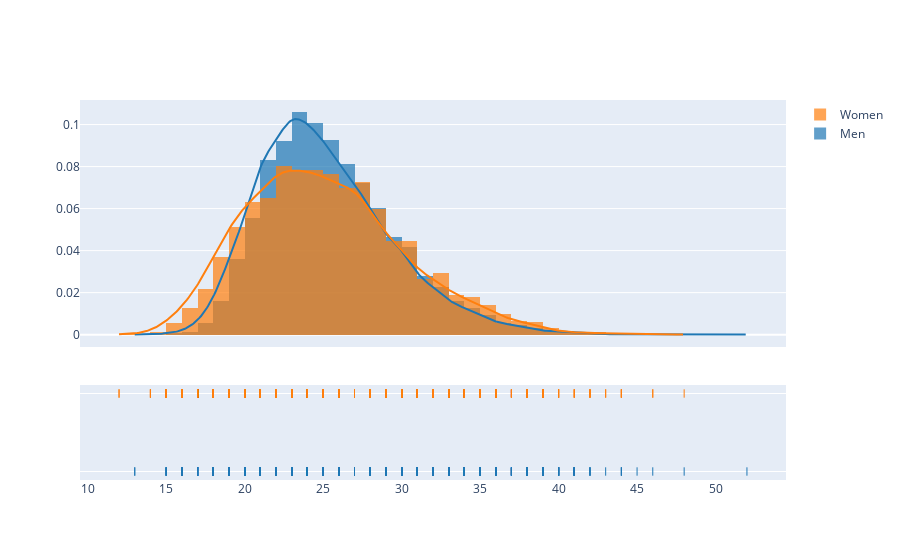

Here is the notebook cell this chart was saved with:
### Code cell
from load_data import SportStatistics
test = SportStatistics()
asd = test.age("Running")
ff.create_distplot(asd, ["Men", "Women"])

### Figure 1 — Plotly figure (JSON) as saved in the notebook; plotly's stock layout.template omitted (floating-point values rounded to 4 significant figures; data arrays with more than 128 entries replaced by an {"elided": "..."} marker saying what was removed)
{"data": [{"autobinx": false, "histnorm": "probability density", "legendgroup": "Men", "marker": {"color": "rgb(31, 119, 180)"}, "name": "Men", "opacity": 0.7, "type": "histogram", "x": {"elided": "10719 int values"}, "xaxis": "x", "xbins": {"end": 52, "size": 1, "start": 13}, "yaxis": "y"}, {"autobinx": false, "histnorm": "probability density", "legendgroup": "Women", "marker": {"color": "rgb(255, 127, 14)"}, "name": "Women", "opacity": 0.7, "type": "histogram", "x": {"elided": "4736 int values"}, "xaxis": "x", "xbins": {"end": 48, "size": 1, "start": 12}, "yaxis": "y"}, {"legendgroup": "Men", "marker": {"color": "rgb(31, 119, 180)"}, "mode": "lines", "name": "Men", "showlegend": false, "type": "scatter", "x": {"elided": "500 float values"}, "xaxis": "x", "y": {"elided": "500 float values"}, "yaxis": "y"}, {"legendgroup": "Women", "marker": {"color": "rgb(255, 127, 14)"}, "mode": "lines", "name": "Women", "showlegend": false, "type": "scatter", "x": {"elided": "500 float values"}, "xaxis": "x", "y": {"elided": "500 float values"}, "yaxis": "y"}, {"legendgroup": "Men", "marker": {"color": "rgb(31, 119, 180)", "symbol": "line-ns-open"}, "mode": "markers", "name": "Men", "showlegend": false, "type": "scatter", "x": {"elided": "10719 int values"}, "xaxis": "x", "y": {"elided": "10719 str values"}, "yaxis": "y2"}, {"legendgroup": "Women", "marker": {"color": "rgb(255, 127, 14)", "symbol": "line-ns-open"}, "mode": "markers", "name": "Women", "showlegend": false, "type": "scatter", "x": {"elided": "4736 int values"}, "xaxis": "x", "y": {"elided": "4736 str values"}, "yaxis": "y2"}], "layout": {"barmode": "overlay", "hovermode": "closest", "legend": {"traceorder": "reversed"}, "xaxis": {"anchor": "y2", "domain": [0, 1], "zeroline": false}, "yaxis": {"anchor": "free", "domain": [0.35, 1], "position": 0}, "yaxis2": {"anchor": "x", "domain": [0, 0.25], "dtick": 1, "showticklabels": false}}}
